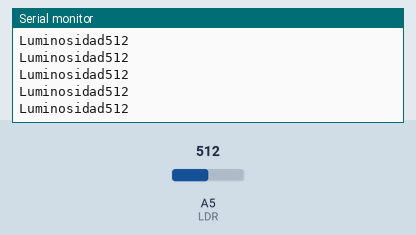
Simulated run of this sketch. Board: Arduino Uno, built with avr-gcc and run on an emulated ATmega328P. On the bench: the last lines printed to the serial monitor. The inputs (shaded band) are chosen by the test bench; at power-on: A5 (LDR) = 512.

Above: at 1.2 s.
1.3 s: A5 (LDR) set to 716
At 1.31 s:
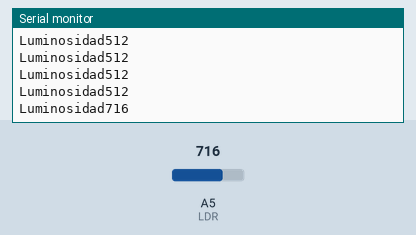
2.8 s: A5 (LDR) set to 900
At 2.82 s:
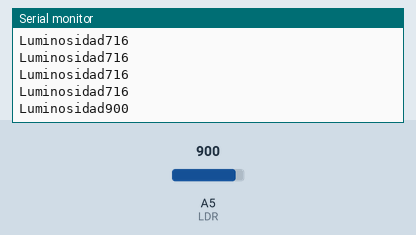
Timing chart, 0 to 5.8 s (numbered marks = the images above; inputs shaded):
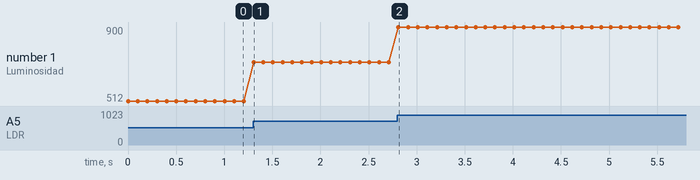

The sketch:

ldr.ino.ino
```cpp
#define LDR A5

void setup()
{
  Serial.begin(9600);
}

void loop()
{
  int luz = analogRead(LDR);
  Serial.print("Luminosidad");
  Serial.println(luz);
  delay(100);
}
```

Measured:
- after the input at 1.3 s, the serial monitor: prints a new line at once (image 1)
- after the input at 2.8 s, the serial monitor: prints a new line at once (image 2)
- plotted number 1: 512 → 716 after the input at 1.3 s, 716 → 900 after the input at 2.8 s
